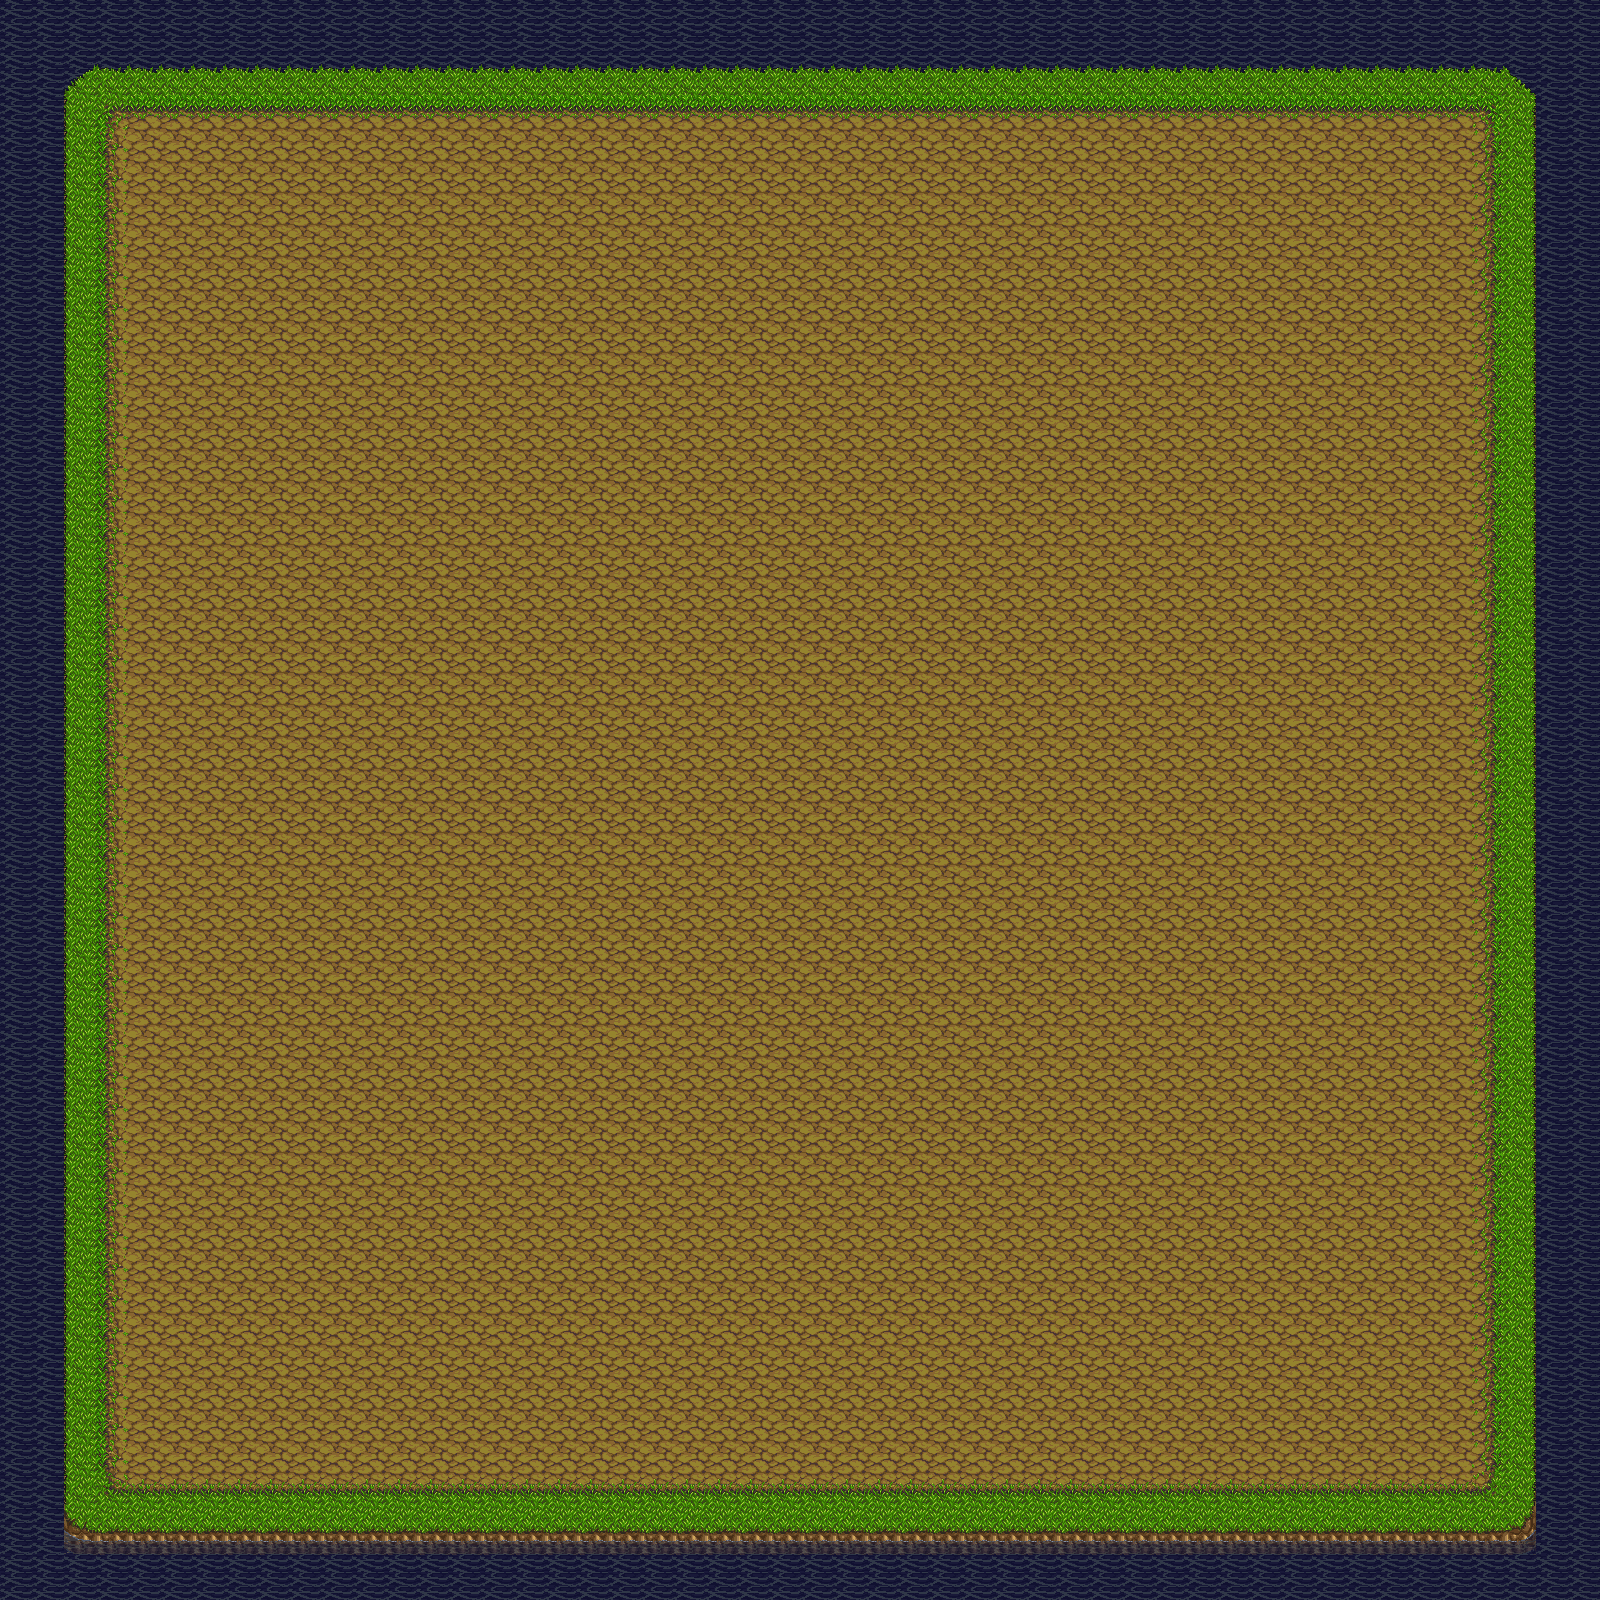

This game map was drawn from its Tiled (.tmx) file and the tilesets committed beside it. A one-line description and the trimmed map source follow:
An orthogonal 50x50 tile map with 32x32 px tiles, 1 tile layer (Tile Layer 1), 2 hidden layers not drawn, 2 tilesets.

<map version="1.0" orientation="orthogonal" renderorder="right-down" width="50" height="50" tilewidth="32" tileheight="32" nextobjectid="1">
 <tileset firstgid="1" name="tile-map-1" tilewidth="32" tileheight="32" tilecount="256">
  <image source="../image/tile-map-1.png" width="512" height="512" />
 </tileset>
 <tileset firstgid="257" name="control-tiles" tilewidth="32" tileheight="32" tilecount="16">
  <image source="../image/control-tiles.png" width="128" height="128" />
 </tileset>
 <layer name="Tile Layer 1" width="50" height="50">
  <data>[2500 cells, 2500 non-empty, 21 distinct tile ids]</data>
 </layer>
 <layer name="collision" width="50" height="50" visible="0">
  <data>[2500 cells, 385 non-empty, 1 distinct tile ids]</data>
 </layer>
 <layer name="spawn" width="50" height="50" visible="0">
  <data>[2500 cells, 2115 non-empty, 1 distinct tile ids]</data>
 </layer>
</map>
